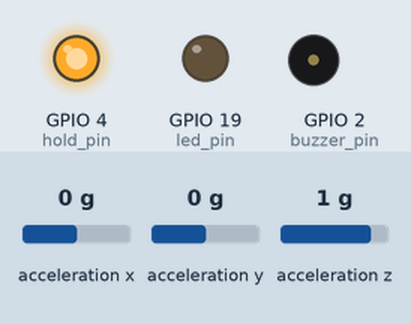
This program was run on a simulated ESP32 board running MicroPython. Parts: output pins drawn as LEDs (lit = HIGH), buzzer (waves = sounding, pin HIGH). The test bench sets the inputs (shaded band); at power-on: acceleration x 0 g, acceleration y 0 g, acceleration z 1 g. WiFi joins after 1.5 s; the clock reads 2024-03-15 10:24:30 at power-on unless the program sets it; values from a settings file that is not in the repository are placeholders; web requests get an empty 200 reply after 0.4 s; what the program prints to the serial console is not drawn.

Above: at 0.1 s.
Timing chart, 0 to 12.9 s (numbered marks = the images above):
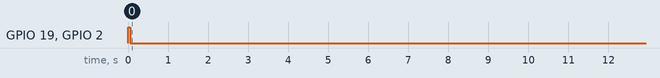

The program:

wifi.py
```python
import machine
from machine import Pin, I2C
import ntptime
import network
import time

import requests

from secrets import WIFI_SSID, WIFI_PASSWORD

# https://github.com/tuupola/micropython-mpu6886/blob/master/mpu6886.py
from mpu6886 import MPU6886, SF_G, SF_DEG_S

wlan = network.WLAN(network.STA_IF)

def wifi_connect(timeout=5.0):

    wlan.active(True)

    if wlan.isconnected():
        print('wifi-already-connected')
        return

    print('wifi-connect')
    start_time = time.ticks_ms()
    wlan.connect(WIFI_SSID, WIFI_PASSWORD)
    while not wlan.isconnected():
        t = time.ticks_ms()
        if t > start_time + (timeout*1000):
            raise Exception("WiFi connection failed")

    duration = time.ticks_ms() - start_time
    print('wifi-connected', duration)

    print('ntp-start')
    ntptime.settime()
    print('ntp-done')


def main():

    hold_pin = machine.Pin(4, machine.Pin.OUT)
    buzzer_pin = machine.Pin(2, machine.Pin.OUT)
    led_pin = machine.Pin(19, machine.Pin.OUT)

    i2c = I2C(scl=Pin(22), sda=Pin(21))
    accelerometer = MPU6886(i2c, accel_sf=SF_G, gyro_sf=SF_DEG_S)

    # indicate that we have woken up
    buzzer_pin.value(1)
    led_pin.value(1)
    time.sleep_ms(50)
    buzzer_pin.value(0)
    led_pin.value(0)

    # M5StickC we need to set HOLD pin to stay alive when on battery
    hold_pin.value(1)

    print('start-time', time.localtime())

    def data_chunks():
        for i in range(20):
            n_bytes = 2*3*50
            data = bytearray(n_bytes)
            yield data
            #time.sleep_ms(1000)

    host = '192.168.87.93:5000'
    url = 'http://'+host+'/data'
    while True:

        acc = accelerometer.acceleration
        print('orientation', acc)

        # Tiny blink to show we are alive
        led_pin.value(1)
        time.sleep_ms(1)
        led_pin.value(0)

        start_time = time.ticks_ms()

        wifi_connect(timeout=30.0)

        for i in range(3):
            try:
                response = requests.request("POST", url, data=data_chunks())
                print('response', response.status_code)
            except Exception as e:
                print('request-error', e)
        duration = time.ticks_diff(time.ticks_ms(), start_time)

        print('batch-send-done', duration)

        #time.sleep(10.0)
        wlan.active(False)
        for i in range(10):
            machine.lightsleep(1_000)

if __name__ == '__main__':
    main()
```

Measured:
- by itself, GPIO 19 (led_pin): HIGH → LOW at 0.05 s
